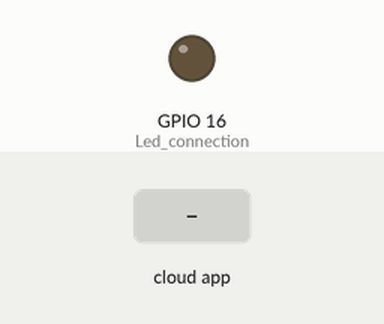
A sketch run on a simulated ESP8266 (NodeMCU). On the bench: output pins drawn as LEDs (lit = HIGH). Inputs (shaded band) come from the test bench. WiFi joins after 1.5 s; servers stay silent unless stated; no MQTT or app messages arrive unless stated; what the sketch prints to the serial monitor is not drawn.

Above: at 2.7 s.
2.8 s: the phone or cloud app sets lemaled to 1
At 4.0 s:
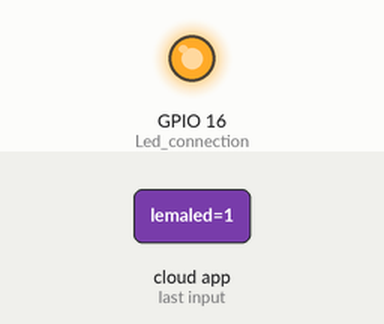
4.3 s: the phone or cloud app sets lemaled to 0
At 4.9 s:
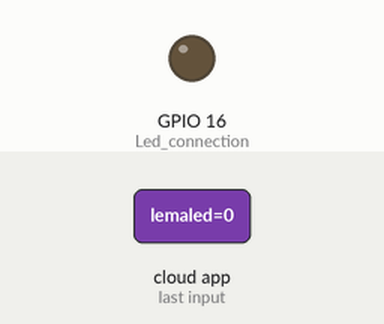
Timing chart, 0 to 7.3 s (numbered marks = the images above; inputs shaded):
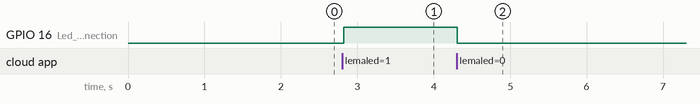

The sketch:

LED_Ada.ino
```cpp
//https://github.com/adafruit/Adafruit_MQTT_Library
//Download the above files and add it to the library file of arduino IDE
#include <Adafruit_MQTT_Client.h>//Include the library
#include <ESP8266WiFi.h>
#define wifi "SSID"//Give your home wifi name
#define password "password"//Give your wifi password
#define server "io.adafruit.com"//Name of the server you will access
#define port 1883// Adafruit port number same for all
#define user  "xxxx"//Adafruit account username
#define key       "aio_xxxx"//Adafruit account key you can find these in the site
WiFiClient esp;//set the name of client
Adafruit_MQTT_Client mqtt(&esp,server,port,user,key);//Set the mqtt client
Adafruit_MQTT_Subscribe feed(&mqtt,user"/feeds/lemaled");//Set the process to subcribe the data from adafruit with the mqtt protocal and the extension of the feed that you have created
void setup() {
  // put your setup code here, to run once:

  pinMode(16,OUTPUT);//Led connection
  Serial.begin(115200);//Set baud rate
  Serial.print("Connecting to the wifi: ");
  Serial.print(wifi);
  WiFi.begin(wifi,password);//Start the wifi in NodeMCU
  while(WiFi.status()!=WL_CONNECTED)//To check if the NodeMCU has been connected to the Wifi you want to connect
  {
   delay(500);
   Serial.print(".");
  }
  Serial.println("Connection Established");
  Serial.println("Connecting to Adafruit");
  mqtt.subscribe(&feed);
  while(mqtt.connect())//Establish mqtt connection
  {
    Serial.print(".");
  }
  Serial.println("Connected to Adafruit");

}

void loop()
{
  // put your main code here, to run repeatedly:
  if (mqtt.connected())
  {
    while(mqtt.readSubscription(5000))//After the connection is established do the action required
    {
      Serial.print("Got: ");
      int a =atoi((char*)feed.lastread);//Get the latest data from the feed
      Serial.println(a);
      if(a==0)//When the the data is 0
        digitalWrite(16,LOW);//Turn on the LED connected
      else
        digitalWrite(16,HIGH);//Turn off the LED
      }
    }

    else{
      Serial.print("Failed");

    }


  delay(2500);
}
```

Measured:
- after the input at 2.8 s, GPIO 16 (Led_connection): LOW → HIGH at once
- after the input at 4.3 s, GPIO 16 (Led_connection): HIGH → LOW at once
